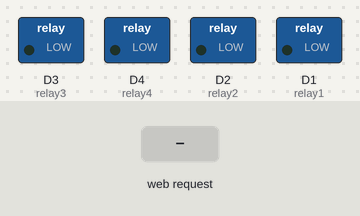
A sketch run on a simulated ESP8266 (NodeMCU). Shown: switched loads named in the sketch (green lamp = pin HIGH). Inputs (shaded band) come from the test bench. WiFi joins after 1.5 s; servers stay silent unless stated; what the sketch prints to the serial monitor is not drawn.

Above: at 2.7 s.
2.8 s: HTTP request GET /device1=ON received
At 3.3 s:
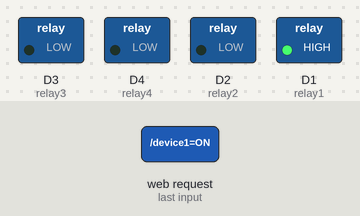
4.3 s: HTTP request GET /device2=ON received
At 5.5 s:
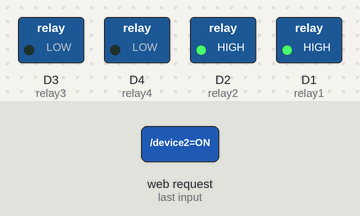
5.8 s: HTTP request GET /device1=OFF received
At 6.7 s:
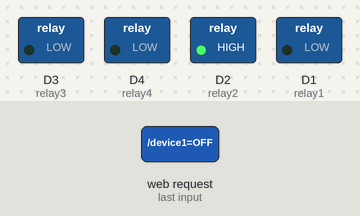
7.3 s: HTTP request GET /device3=ON received
At 7.9 s:
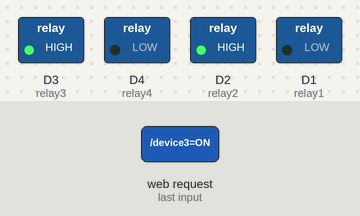
8.8 s: HTTP request GET /device2=OFF received
At 10.0 s:
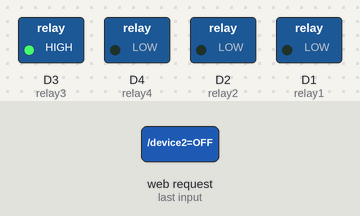
10.3 s: HTTP request GET /device4=ON received
At 11.3 s:
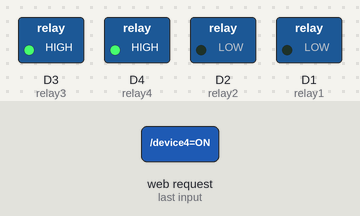
Timing chart, 0 to 12.8 s (numbered marks = the images above; inputs shaded):
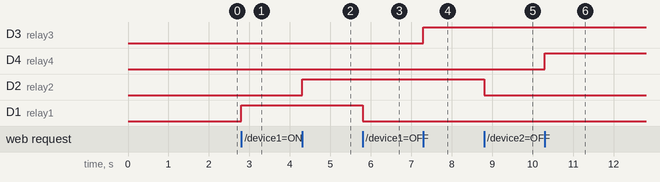

The sketch:

NodeMCU_home_Automation.ino
```cpp
#include <ESP8266WiFi.h>

const char* ssid = "Rahul";
const char* password = "";

int relay1 = D1;
int relay2 = D2;
int relay3 = D3;
int relay4 = D4;

int value1 = LOW;
int value2 = LOW;
int value3 = LOW;
int value4 = LOW;

WiFiServer server(80);

void setup() {
  Serial.begin(115200);
  delay(10);

  pinMode(relay1, OUTPUT);
  digitalWrite(relay1, LOW);
  pinMode(relay2, OUTPUT);
  digitalWrite(relay2, LOW);
  pinMode(relay3, OUTPUT);
  digitalWrite(relay3, LOW);
  pinMode(relay4, OUTPUT);
  digitalWrite(relay4, LOW);

  // Connect to WiFi network
  Serial.println();
  Serial.println();
  Serial.print("Connecting to ");
  Serial.println(ssid);

  WiFi.begin(ssid, password);

  while (WiFi.status() != WL_CONNECTED) {
    delay(500);
    Serial.print(".");
  }
  Serial.println("");
  Serial.println("WiFi connected");

  // Start the server
  server.begin();
  Serial.println("Server started");

  // Print the IP address
  Serial.print("Use this URL to connect: ");
  Serial.print("http://");
  Serial.print(WiFi.localIP());
  Serial.println("/");

}

void loop() {
  // Check if a client has connected
  WiFiClient client = server.available();
  if (!client) {
    return;
  }

  // Wait until the client sends some data
  Serial.println("new client");
  while(!client.available()){
    delay(1);
  }

  // Read the first line of the request
  String request = client.readStringUntil('\r');
  Serial.println(request);
  client.flush();

  // Match the request
  if (request.indexOf("/device1=ON") != -1)  {
    digitalWrite(relay1, HIGH);
    value1 = HIGH;
  }
  if (request.indexOf("/device1=OFF") != -1)  {
    digitalWrite(relay1, LOW);
    value1 = LOW;
  }

  if (request.indexOf("/device2=ON") != -1)  {
    digitalWrite(relay2, HIGH);
    value2 = HIGH;
  }
  if (request.indexOf("/device2=OFF") != -1)  {
    digitalWrite(relay2, LOW);
    value2 = LOW;
  }

  if (request.indexOf("/device3=ON") != -1)  {
    digitalWrite(relay3, HIGH);
    value3 = HIGH;
  }
  if (request.indexOf("/device3=OFF") != -1)  {
    digitalWrite(relay3, LOW);
    value3 = LOW;
  }

  if (request.indexOf("/device4=ON") != -1)  {
    digitalWrite(relay4, HIGH);
    value4 = HIGH;
  }
  if (request.indexOf("/device4=OFF") != -1)  {
    digitalWrite(relay4, LOW);
    value4 = LOW;
  }


// Set ledPin according to the request
//digitalWrite(ledPin, value);

  // Return the response
  client.println("HTTP/1.1 200 OK");
  client.println("Content-Type: text/html");
  client.println(""); //  do not forget this one
  client.println("<!DOCTYPE HTML>");
  client.println("<html>");
  client.println("<meta name=\"viewport\" content=\"width=device-width, initial-scale=1.0">"\"");
  client.println("<center>");
  client.println("<h1>");
  //client.print("<font color=\"Tomato""\">Raspi</font>");
  client.print("<font size=\"20""\" color=\"Tomato""\">Raspi</font>");
  //client.print("<font color=\"SlateBlue""\">Invent</font>");
  client.print("<font size=\"20""\" color=\"SlateBlue""\">Invent</font>");
  client.println("</h1>");
  client.println("<h2>");
  client.println("<br>");
  client.println("<br><br>");
  client.println("<a href=\"/device1=ON\"\"><button style=\"background-color:MediumSeaGreen;height:80px;width:100px\">Device1 ON </button></a>");
  client.println("<a href=\"/device1=OFF\"\"><button style=\"background-color:Tomato;height:80px;width:100px\">Device1 OFF </button></a>");
  client.print("<font color=\"SlateBlue""\">Device Status=</font>");
  if(value1 == HIGH)
  {
    client.print("<font color=\"MediumSeaGreen""\">ON</font>");
  }
  else
  {
    client.print("<font color=\"Tomato""\">OFF</font>");
  }
  client.println("<br />");

  client.println("<br>");
  client.println("<a href=\"/device2=ON\"\"><button style=\"background-color:MediumSeaGreen;height:80px;width:100px\">Device2 ON </button></a>");
  client.println("<a href=\"/device2=OFF\"\"><button style=\"background-color:Tomato;height:80px;width:100px\">Device2 OFF </button></a>");
  client.print("<font color=\"SlateBlue""\">Device Status=</font>");
  if(value2 == HIGH)
  {
    client.print("<font color=\"MediumSeaGreen""\">ON</font>");
  }
  else
  {
    client.print("<font color=\"Tomato""\">OFF</font>");
  }
  client.println("<br />");

  client.println("<br>");
  client.println("<a href=\"/device3=ON\"\"><button style=\"background-color:MediumSeaGreen;height:80px;width:100px\">Device3 ON </button></a>");
  client.println("<a href=\"/device3=OFF\"\"><button style=\"background-color:Tomato;height:80px;width:100px\">Device3 OFF </button></a>");
  client.print("<font color=\"SlateBlue""\">Device Status=</font>");
  if(value3 == HIGH)
  {
    client.print("<font color=\"MediumSeaGreen""\">ON</font>");
  }
  else
  {
   client.print("<font color=\"Tomato""\">OFF</font>");
  }
  client.println("<br />");

  client.println("<br>");
  client.println("<a href=\"/device4=ON\"\"><button style=\"background-color:MediumSeaGreen;height:80px;width:100px\">Device4 ON </button></a>");
  client.println("<a href=\"/device4=OFF\"\"><button style=\"background-color:Tomato;height:80px;width:100px\">Device4 OFF </button></a>");
  client.print("<font color=\"SlateBlue""\">Device Status=</font>");
  if(value4 == HIGH)
  {
    client.print("<font color=\"MediumSeaGreen""\">ON</font>");
  }
  else
  {
    client.print("<font color=\"Tomato""\">OFF</font>");
  }
  client.println("<br />");
  client.println("</h2>");
  client.println("</center>");
  client.println("</html>");

  delay(1);
  Serial.println("Client disonnected");
  Serial.println("");

}
```

Measured:
- after the input at 2.8 s, D1 (relay1): LOW → HIGH at once
- after the input at 4.3 s, D2 (relay2): LOW → HIGH at once
- after the input at 5.8 s, D1 (relay1): HIGH → LOW at once
- after the input at 7.3 s, D3 (relay3): LOW → HIGH at once
- after the input at 8.8 s, D2 (relay2): HIGH → LOW at once
- after the input at 10.3 s, D4 (relay4): LOW → HIGH at once
